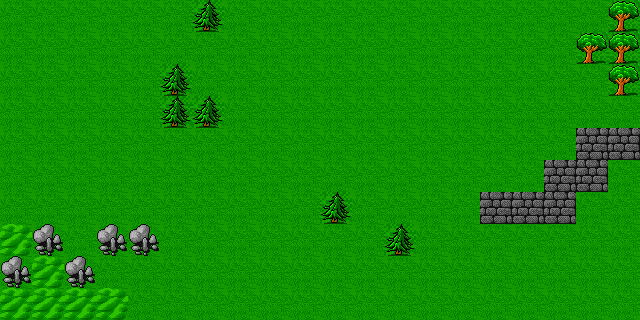

The image is a tile-based game level rendered from a .tmx file. Its description and complete source (layers, tilesets, objects, tile grids) follow:
An orthogonal 20x10 tile map with 32x32 px tiles, 1 tile layer (Kachelebene 1), 2 tilesets.

<map version="1.0" orientation="orthogonal" renderorder="right-down" width="20" height="10" tilewidth="32" tileheight="32" nextobjectid="1">
 <tileset firstgid="1" name="dg_grounds32" tilewidth="32" tileheight="32" tilecount="171" columns="9">
  <image source="angbandtiles/dg_grounds32.gif" width="288" height="608" />
 </tileset>
 <tileset firstgid="172" name="dg_features32" tilewidth="32" tileheight="32" tilecount="117" columns="9">
  <image source="angbandtiles/dg_features32.gif" width="288" height="416" />
 </tileset>
 <layer name="Kachelebene 1" width="20" height="10">
  <data encoding="csv">
10,10,10,10,10,10,61,10,10,10,10,10,10,10,10,10,10,10,10,55,
10,10,10,10,10,10,10,10,10,10,10,10,10,10,10,10,10,10,55,55,
10,10,10,10,10,61,10,10,10,10,10,10,10,10,10,10,10,10,10,55,
10,10,10,10,10,61,61,10,10,10,10,10,10,10,10,10,10,10,10,10,
10,10,10,10,10,10,10,10,10,10,10,10,10,10,10,10,10,10,265,265,
10,10,10,10,10,10,10,10,10,10,10,10,10,10,10,10,10,265,265,10,
10,10,10,10,10,10,10,10,10,10,61,10,10,10,10,265,265,265,10,10,
94,169,10,169,169,10,10,10,10,10,10,10,61,10,10,10,10,10,10,10,
169,94,169,10,10,10,10,10,10,10,10,10,10,10,10,10,10,10,10,10,
94,94,94,94,10,10,10,10,10,10,10,10,10,10,10,10,10,10,10,10
</data>
 </layer>
</map>
